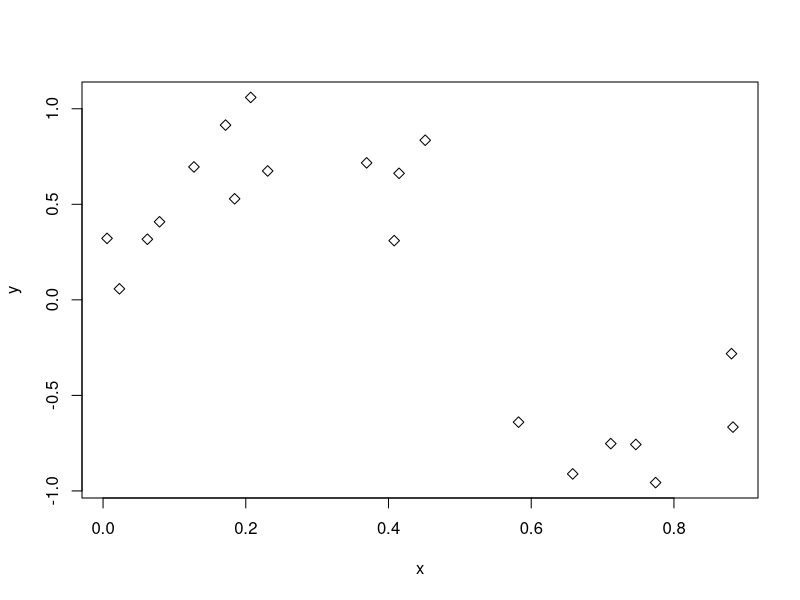
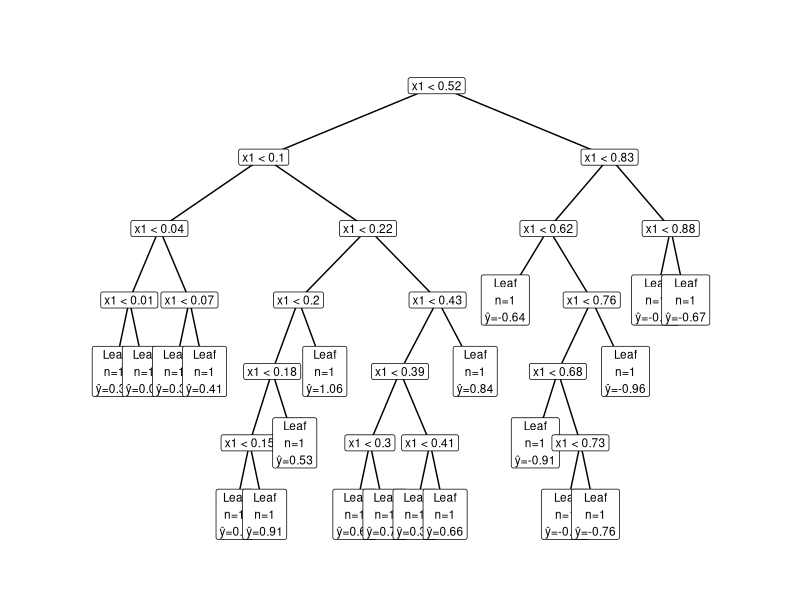
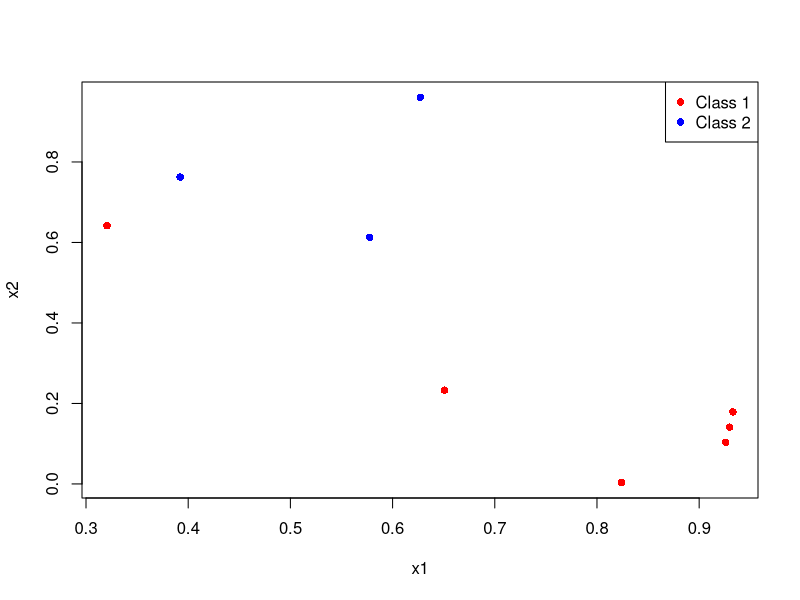
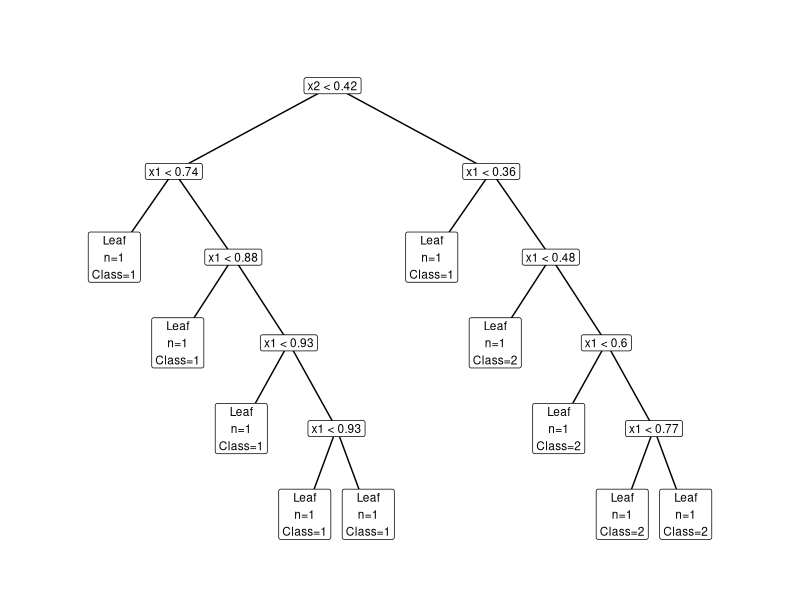

These figures' R source, in order:
library(ggplot2)
############################################################
## PLOTTING WITH GGPLOT2
############################################################

{
    .node_id_counter <- 0
    new_node_id <- function() {
        .node_id_counter <<- .node_id_counter + 1
        paste0("node_", .node_id_counter)
    }
    
    tree_to_df <- function(node) {
      
      leaf_index <- 0
      nodes <- data.frame(
        id = character(),
        x = numeric(),
        y = numeric(),
        label = character(),
        stringsAsFactors = FALSE
      )
      
      edges <- data.frame(
        from = character(),
        to   = character(),
        stringsAsFactors = FALSE
      )
      
      layout_tree <- function(node, depth = 0) {
        
        is_leaf <- is.null(node$split_feature_j)
        
        label <- if (is_leaf) {
          pred <- node$prediction
          paste0("Leaf\nn=", length(node$indices),
                 if (is.numeric(pred)) {
                   paste0("\nŷ=", round(pred, 2))
                 } else {
                   paste0("\nClass=", pred)
                 })
        } else {
          paste0("x", node$split_feature_j,
                 " < ", round(node$split_value_i, 2))
        }
        
        # ---- LEAF ----
        if (is_leaf) {
          leaf_index <<- leaf_index + 1
          x_pos <- leaf_index
          
          nodes <<- rbind(nodes, data.frame(
            id = node$id,
            x = x_pos,
            y = -depth,
            label = label
          ))
          
          return(x_pos)
        }
        
        # ---- INTERNAL NODE ----
        left_x  <- layout_tree(node$left_child, depth + 1)
        right_x <- layout_tree(node$right_child, depth + 1)
        
        x_pos <- (left_x + right_x) / 2
        
        nodes <<- rbind(nodes, data.frame(
          id = node$id,
          x = x_pos,
          y = -depth,
          label = label
        ))
        
        edges <<- rbind(edges,
                        data.frame(from=node$id,to=node$left_child$id),
                        data.frame(from=node$id,to=node$right_child$id))
        
        return(x_pos)
      }
      
      layout_tree(node)
      
      list(nodes = nodes, edges = edges)
    }
    
    
    plot_cart_tree <- function(tree) {
      td <- tree_to_df(tree)
      
      edges <- merge(td$edges, td$nodes, by.x = "from", by.y = "id")
      edges <- merge(edges, td$nodes, by.x = "to", by.y = "id",
                     suffixes = c("_p", "_c"))
      
      ggplot() +
        geom_segment(
          data = edges,
          aes(x = x_p, y = y_p, xend = x_c, yend = y_c)
        ) +
        geom_label(
          data = td$nodes,
          aes(x = x, y = y, label = label),
          size = 3,
          label.size = 0.25
        ) +
        theme_void() +
        coord_cartesian(clip = "off") +
        scale_x_continuous(expand = expansion(mult = 0.2)) +
        scale_y_continuous(expand = expansion(mult = 0.2))
    }
}    
############################################################
## BASIC-NODE STRUCTURE
############################################################

new_node <- function(indices, prediction,
                     split_feature_j = NULL,
                     split_value_i = NULL,
                     left_child = NULL,
                     right_child = NULL) {
    node <- new.env()
    node$id <- new_node_id()
    node$indices <- indices
    
    node$prediction <- prediction
    node$split_feature_j <- split_feature_j
    node$split_value_i <- split_value_i
    
    node$left_child <- left_child
    node$right_child <- right_child
    node
}

############################################################
## EXAMPLE DATA FOR REGRESSION
############################################################

createSinDataExample <- function(n, sigma = 0.2){
    x <- runif(n, 0, 1)                   # X ~ U[0,1]
    eps <- rnorm(n, mean = 0, sd = sigma) # ε ~ N(0, σ²)
    y <- sin(2 * pi * x) + eps            # model
    
    plot(x, y, pch = 5)
    return(data.frame(x = x, y = y))
}

############################################################
## GREEDY CART REGRESSION ALGORITHM
############################################################

greedy_cart_regression <- function(input_data, target_variable) {
    
    # variables
    n <- nrow(input_data) # number of data points
    d <- ncol(input_data) # number of features
    
    # starting Tree T^(0)
    root <- new_node(
        indices = 1:n,
        prediction = mean(target_variable)
    )
    
    repeat{
        
        # starting value initialization
        best_risk <- Inf
        best_split <- NULL
        
        # recursive looping over leaves
        search_best_split <- function(node) {
            
            # leave has one data point left
            if (length(node$indices) <= 1) return()
            
            # selecting targeted data and corresponding target variables
            node_indices <- node$indices
            indices_data <- input_data[node_indices, , drop = FALSE]
            indices_target_variable <- target_variable[node_indices]
            
            # iterating over dimensions/ features d
            for (j in 1:d) {
                
                current_feature <- indices_data[, j]
                vals <- sort(current_feature)
                
                # pairwise split point calculation
                split_points <- (vals[-1] + vals[-length(vals)]) / 2
                
                for (s in split_points) {
                    
                    left_child_node_indices  <- node_indices[current_feature < s]
                    right_child_node_indices <- node_indices[current_feature >= s]
                    
                    # constants calculation
                    c1 <- mean(target_variable[left_child_node_indices])
                    c2 <- mean(target_variable[right_child_node_indices])
                    
                    # risk calculation
                    risk <- sum((target_variable[left_child_node_indices]  - c1)^2) +
                        sum((target_variable[right_child_node_indices] - c2)^2)
                    
                    # checking if new best split has been found
                    if (risk < best_risk) {
                        best_risk <<- risk
                        best_split <<- list(
                            node = node,
                            feature = j,
                            split = s,
                            left_child_node_indices = left_child_node_indices,
                            right_child_node_indices = right_child_node_indices,
                            c1 = c1,
                            c2 = c2
                        )
                    }
                }
            }
        }
        
        # recursive traversing of leaves
        traverse <- function(node) {
            if (is.null(node$split_feature_j)) {
                search_best_split(node)
                return()
            }
            traverse(node$left_child)
            traverse(node$right_child)
        }
        
        traverse(root)
        
        # no split possible
        if (is.null(best_split)) break
        
        # perform the split
        node <- best_split$node
        node$split_feature_j <- best_split$feature
        node$split_value_i <- best_split$split
        
        node$left_child <- new_node(
            indices = best_split$left_child_node_indices,
            prediction = best_split$c1
        )
        
        node$right_child <- new_node(
            indices = best_split$right_child_node_indices,
            prediction = best_split$c2
        )
    }
    
    return(root)
}

############################################################
## EXAMPLE G-CART REGRESSION ALGORITHM
############################################################

{
    input_data <- matrix(c(1, 2, 3, 4, 5), ncol = 1)
    target_variable <- c(2, 3, 2, 8, 9)
    tree <- greedy_cart_regression(input_data, target_variable)
    plot_cart_tree(tree)
    
    data <- createSinDataExample(20)
    input_data <- matrix(data$x, ncol=1)
    target_variable <- matrix(data$y)
    tree_reg <- greedy_cart_regression(input_data, target_variable)
    plot_cart_tree(tree_reg)
}












############################################################
## EXAMPLE DATA FOR CLASSIFICATION 
############################################################

createClassificationDataExample <- function(n, sigma = 0.2){
  x1 <- runif(n, 0, 1)
  x2 <- runif(n, 0, 1)
  
  eps <- rnorm(n, mean = 0, sd = sigma)
  
  kappa <- x2 - 0.5 - 0.3 * sin(2 * pi * x1)
  
  y <- ifelse(kappa - eps <= 0, 1, 2)
  
  plot(x1, x2,
       col = ifelse(y == 1, "red", "blue"),
       pch = 16, xlab = "x1", ylab = "x2")
  legend("topright", legend = c("Class 1", "Class 2"),
         col = c("red", "blue"), pch = 16)
  
  list(
    X = data.frame(x1 = x1, x2 = x2),
    Y = y
  )
}

############################################################
## GREEDY CART CLASSIFICATION ALGORITHM
############################################################

greedy_cart_classification <- function(input_data, target_variable) {
  
  n <- nrow(input_data)
  d <- ncol(input_data)
  
  # classes
  classes <- sort(unique(target_variable))
  
  # starting Tree T^(0)
  root <- new_node(
    indices = 1:n,
    prediction = names(which.max(table(target_variable)))
  )
  
  repeat {
    
    # starting value initialization
    best_risk <- Inf
    best_split <- NULL
    
    # recursive looping over leaves
    search_best_split <- function(node) {
      
      # leave has one data point left
      if (length(node$indices) <= 1) return()
      
      # selecting targeted data and corresponding target variables
      node_indices <- node$indices
      indices_data <- input_data[node_indices, , drop = FALSE]
      indices_target_variable <- target_variable[node_indices]
      
      # iterating over dimensions/ features d
      for (j in 1:d) {
        
        current_feature <- indices_data[, j]
        vals <- sort(current_feature)
        
        # split point calculation
        split_points <- (vals[-1] + vals[-length(vals)]) / 2
        
        for (s in split_points) {
          left_child_node_indices  <- node_indices[current_feature < s]
          right_child_node_indices <- node_indices[current_feature >= s]
          
          if (length(left_child_node_indices) == 0 || length(right_child_node_indices) == 0) next
          
          # determine the class majority in both nodes
          c1 <- names(which.max(table(target_variable[left_child_node_indices])))
          c2 <- names(which.max(table(target_variable[right_child_node_indices])))
          
          # risk calculation
          p1 <- table(target_variable[left_child_node_indices]) / length(left_child_node_indices)
          p2 <- table(target_variable[right_child_node_indices]) / length(right_child_node_indices)
          
          r1 <- length(left_child_node_indices) * (1 - ifelse(c1 %in% names(p1), p1[c1], 0))
          r2 <- length(right_child_node_indices) * (1 - ifelse(c2 %in% names(p2), p2[c2], 0))
          
          risk <- r1 + r2
          
          # checking if new best split has been found
          if (risk < best_risk) {
            best_risk <<- risk
            best_split <<- list(
              node = node,
              feature = j,
              split = s,
              left_child_node_indices = left_child_node_indices,
              right_child_node_indices = right_child_node_indices,
              c1 = c1,
              c2 = c2
            )
          }
        }
      }
    }
    
    # recursive traversing of leaves
    traverse <- function(node) {
      if (is.null(node$split_feature_j)) {
        search_best_split(node)
        return()
      }
      traverse(node$left_child)
      traverse(node$right_child)
    }
    
    traverse(root)
    
    # no split possible
    if (is.null(best_split)) break
    
    # perform the split
    node <- best_split$node
    node$split_feature_j <- best_split$feature
    node$split_value_i <- best_split$split
    
    node$left_child <- new_node(
      indices = best_split$left_child_node_indices,
      prediction = best_split$c1
    )
    
    node$right_child <- new_node(
      indices = best_split$right_child_node_indices,
      prediction = best_split$c2
    )
  }
  
  return(root)
}

############################################################
## EXAMPLE G-CART CLASSIFICATION ALGORITHM
############################################################

{
  data <- createClassificationDataExample(10)
  tree_cla <- greedy_cart_classification(data$X, data$Y)
  plot_cart_tree(tree_cla)
}
